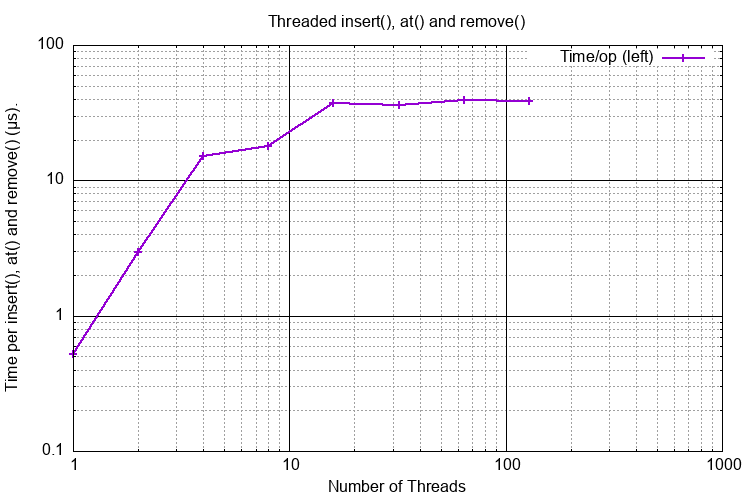

The script that saved this image:
set grid
set title "Threaded insert(), at() and remove()"

# First line specification refers to major grid lines in both x and y, the second to minor grid lines in x and y.
set grid xtics mxtics ytics mytics linetype -1 linewidth 1, linetype 0 linewidth 1

set logscale x
set xlabel "Number of Threads"

set logscale y
set ylabel "Time per insert(), at() and remove() (µs)."
set yrange [0.1:100]
#set ytics
#set ymtics
#set ytics 0,2000,15000

#set y2label "Ratio compared to single thread."
#set logscale y2
#set y2range [0.1:100]
#set y2tics
#set my2tics

set pointsize 1
set datafile separator whitespace
# Curve fit
#cost(x) = a + (b / (x/1024))
#fit cost(x) "perf_height_size.dat" using 1:2 via a,b

set terminal png size 1000,600           # choose the file format
set output "images/perf_cpp_threaded_sim_rolling_median.png"   # choose the output device

plot "dat/perf_cpp_threaded_sim_rolling_median.dat" using 1:2 t "Time/op (left)" with linespoints pt 1 lw 2#, \
    "dat/perf_cpp_threaded_sim_rolling_median.dat" using 1:($1 * 0.5194) axes x1y1 t "Linear" with linespoints pt 1 lw 2#, \
    "dat/perf_cpp_threaded_sim_rolling_median.dat" using 1:($2 / 0.5194) axes x1y2 t "Ratio (right)" with linespoints pt 1 lw 2, \

reset
